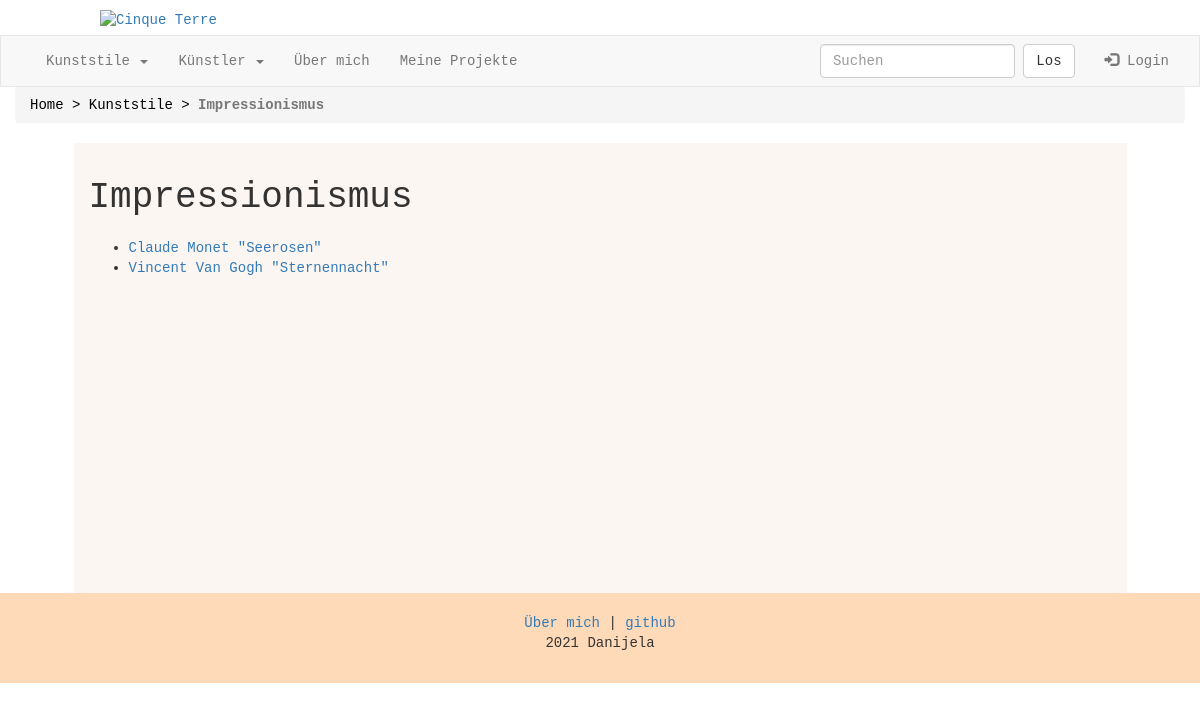
Page /kunststil.php?id=100 on the committed database.
### tables this page shows
CREATE TABLE `stilrichtung` (
  `ID` int(11) NOT NULL,
  `Stilrichtung` varchar(50) NOT NULL
);

CREATE TABLE `kunstgemaelde` (
  `Artist_ID` int(11) NOT NULL,
  `Werk` varchar(100) NOT NULL,
  `Masse` varchar(50) NOT NULL,
  `Material` varchar(100) NOT NULL,
  `Epoche` int(11) NOT NULL,
  `Geschaffen` varchar(50) NOT NULL,
  `Image` varchar(100) DEFAULT NULL,
  `beschreibung` text NOT NULL,
  `kgID` int(11) NOT NULL
);

CREATE TABLE `kuenstler` (
  `Artist_ID` int(15) NOT NULL,
  `Vorname` varchar(50) NOT NULL,
  `Nachname` varchar(50) NOT NULL,
  `beschreibung` text NOT NULL,
  `Image` varchar(100) DEFAULT NULL
);

### kunststil.php (the view, shortened to what this page needs)
<?php
require 'dbverbindung.php';
   if(isset($_GET["id"]))
   $id=$_GET["id"];
   else {
        header("location: header.php");
        exit;
   }
   $sql = "SELECT kuenstler.Artist_ID as AID,Stilrichtung,Vorname,Nachname,Werk,kgID FROM `stilrichtung` LEFT join kunstgemaelde on stilrichtung.id = kunstgemaelde.Epoche left join kuenstler on kuenstler.Artist_ID = kunstgemaelde.Artist_ID WHERE stilrichtung.ID = ?";
   $stmt3 = $cxn -> prepare($sql);
   $stmt3 -> bind_param('i', $id);
   $stmt3 -> execute();
   $result3 = $stmt3->get_result();
   $k = $result3->fetch_assoc();
mysqli_data_seek($result3,0);
   $stil = $k["Stilrichtung"];
?>
<!DOCTYPE html>
<html lang="de">
  <head>
    <link rel=stylesheet href="style.css">
    </head>
<body>
<?php require_once "header.php" ?>
<div class="container-fluid">
<nav aria-label="breadcrumb">
  <ol class="breadcrumb">
      <li class="breadcrumb-item active" aria-current="page"><a href="index.php"> Home > </a> <a href="stile.php">Kunststile ></a> <b><?=$stil ?></b></li>
  </ol>
</nav>
</div>
<div class="container-fluid">
<div class="content">
<h1><?=$stil ?></h1>
<ul>
   <?php  while ($row = $result3 -> fetch_assoc()) { ?>
    <li><a style="display:inline-block; " href="kuenstler.php?id=<?php echo $row['AID'];?>"><?php echo $row["Vorname"]." ".$row["Nachname"]; ?> </a>
               <a style="display:inline-block;" href="werkdar.php?id=<?php echo $row['kgID'];?>"><?php echo ' "'.$row["Werk"].'"'; ?></a></li>
         <?php }  ?>
         </ul>
</div>
</div>
<?php require_once "footer.php" ?>
  </body>
</html>

### style.css (style rules this page uses)
h1 { margin-bottom: 20px; }
.breadcrumb a { color: black; }
.content { background-color: rgba(250,240,233,0.6); padding:15px; min-height: 450px; width: 90%; margin: auto; }
* { font-family: 'Courier'; }
body { height: 100%; margin: 0; background-image: url("htdocs/white_wall.png"); }

### rows in the picture
stilrichtung: Stilrichtung "Impressionismus"
kunstgemaelde: Artist_ID.Vorname "Claude", Artist_ID.Nachname "Monet", Werk "Seerosen"
kunstgemaelde: Artist_ID.Vorname "Vincent", Artist_ID.Nachname "Van Gogh", Werk "Sternennacht"
